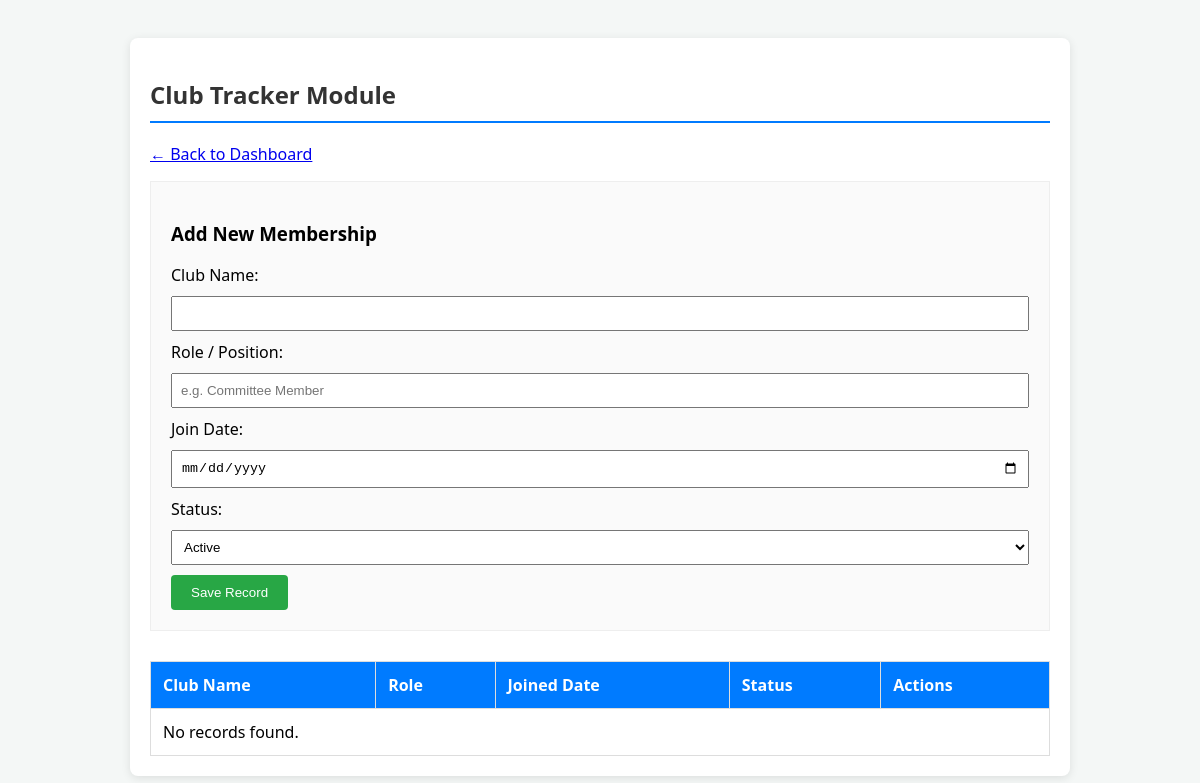
The page /modules/club/club_tracker.php (signed in) on the database as committed earlier.
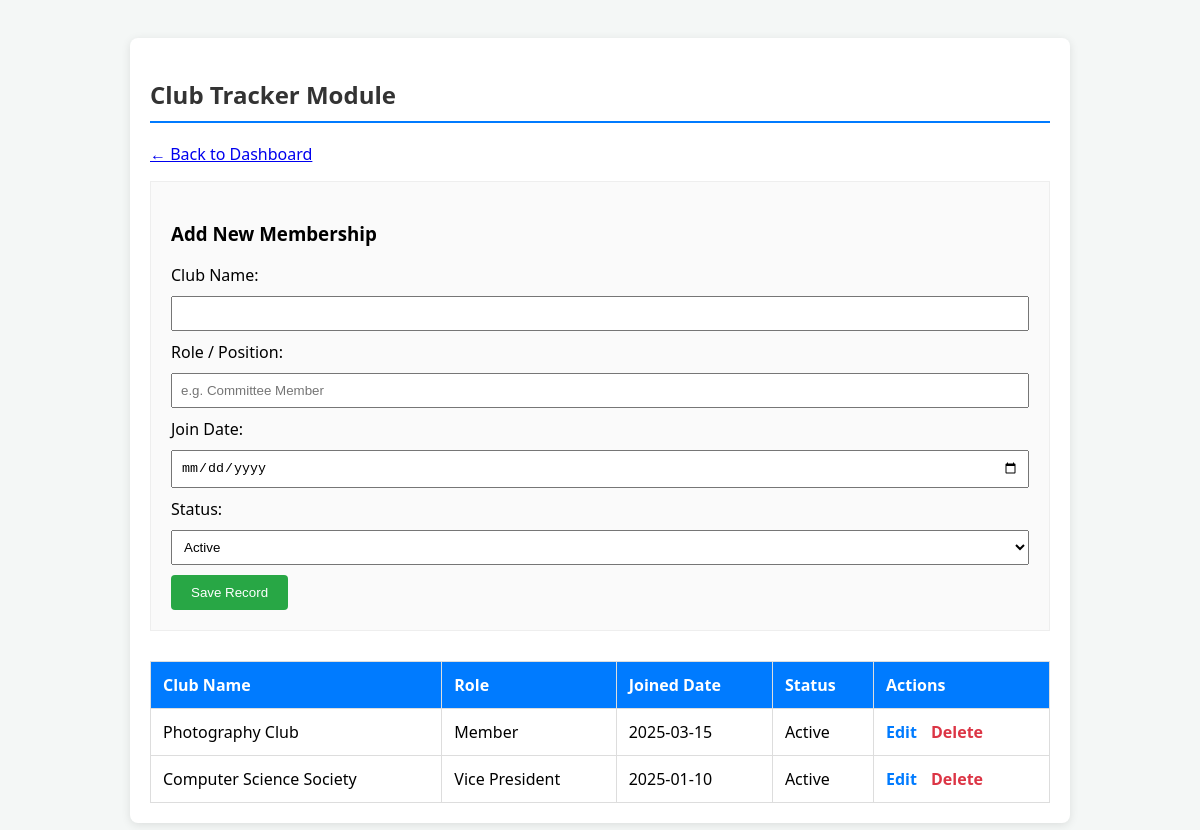
The same page on the database as committed later.
### tables this page shows
CREATE TABLE IF NOT EXISTS clubs (
    club_id INT PRIMARY KEY AUTO_INCREMENT,
    user_id INT NOT NULL,
    club_name VARCHAR(150) NOT NULL,
    role VARCHAR(100) NOT NULL,
    join_date DATE NOT NULL,
    status ENUM('active', 'inactive') DEFAULT 'active',
    created_at TIMESTAMP DEFAULT CURRENT_TIMESTAMP,
    updated_at TIMESTAMP DEFAULT CURRENT_TIMESTAMP ON UPDATE CURRENT_TIMESTAMP,
    FOREIGN KEY (user_id) REFERENCES users(user_id) ON DELETE CASCADE,
    INDEX idx_user_club (user_id)
);

### modules/club/club_tracker.php (the view, shortened to what this page needs)
<?php
$conn = mysqli_connect("localhost", "root", "", "student_cms");
$user_id = $_SESSION['user_id'];
$edit_data = null;
?>
<!DOCTYPE html>
<html lang="en">
<head>
</head>
<body>
<div class="container">
    <h2>Club Tracker Module</h2>
    <p><a href="dashboard.php">← Back to Dashboard</a></p>
    <div class="form-box">
        <h3><?php echo $edit_data ? "Edit Club Entry" : "Add New Membership"; ?></h3>
        <form method="POST">
            <label>Club Name:</label>
            <input type="text" name="club_name" value="<?php echo htmlspecialchars($edit_data['club_name'] ?? ''); ?>" required>
            <label>Role / Position:</label>
            <input type="text" name="role" value="<?php echo htmlspecialchars($edit_data['role'] ?? ''); ?>" placeholder="e.g. Committee Member" required>
            <label>Join Date:</label>
            <input type="date" name="join_date" value="<?php echo $edit_data['join_date'] ?? ''; ?>" required>
            <label>Status:</label>
            <select name="status">
                <option value="active" <?php echo (isset($edit_data['status']) && $edit_data['status'] == 'active') ? 'selected' : ''; ?>>Active</option>
            </select>
            <button type="submit" name="<?php echo $edit_data ? 'update' : 'add'; ?>" class="btn-submit">
                <?php echo $edit_data ? "Update Record" : "Save Record"; ?>
            </button>
        </form>
    </div>
    <table>
        <thead>
            <tr>
                <th>Club Name</th>
                <th>Role</th>
                <th>Joined Date</th>
                <th>Status</th>
                <th>Actions</th>
            </tr>
        </thead>
        <tbody>
            <?php
            $query = "SELECT * FROM clubs WHERE user_id = '$user_id' ORDER BY join_date DESC";
            $result = mysqli_query($conn, $query);
            if (mysqli_num_rows($result) > 0) {
                while ($row = mysqli_fetch_assoc($result)) {
                    echo "<tr>
                            <td>" . htmlspecialchars($row['club_name']) . "</td>
                            <td>" . htmlspecialchars($row['role']) . "</td>
                            <td>" . $row['join_date'] . "</td>
                            <td>" . ucfirst($row['status']) . "</td>
                            <td class='action-links'>
                                <a href='club-tracker.php?edit={$row['club_id']}' class='edit-btn'>Edit</a>
                                <a href='club-tracker.php?delete={$row['club_id']}'
                                   class='delete-btn'
                                   onclick='return confirm(\"Are you sure you want to delete this record?\")'>Delete</a>
                            </td>
                          </tr>";
                }
            } else {
                echo "<tr><td colspan='5'>No records found.</td></tr>";
            }
            ?>
        </tbody>
    </table>
</div>
</body>
</html>

### modules/club/club_tracker.php (style rules this page uses)
body { font-family: 'Segoe UI', Arial, sans-serif; padding: 30px; background-color: #f4f7f6; }
.container { max-width: 900px; margin: auto; background: white; padding: 20px; border-radius: 8px; box-shadow: 0 2px 10px rgba(0,0,0,0.1); }
h2 { border-bottom: 2px solid #007bff; padding-bottom: 10px; color: #333; }
.form-box { background: #fafafa; padding: 20px; border: 1px solid #eee; margin-bottom: 30px; }
input, select { padding: 8px; margin: 10px 0; width: 100%; box-sizing: border-box; }
table { width: 100%; border-collapse: collapse; }
th, td { padding: 12px; border: 1px solid #ddd; text-align: left; }
th { background-color: #007bff; color: white; }
.btn-submit { background-color: #28a745; color: white; border: none; padding: 10px 20px; cursor: pointer; border-radius: 4px; }
.action-links a { text-decoration: none; margin-right: 10px; font-weight: bold; }
.delete-btn { color: #dc3545; }
.edit-btn { color: #007bff; }

Rows that differ between the two databases and show on the page:
added clubs: club_name "Photography Club", role "Member", join_date "2025-03-15", status "Active"
added clubs: club_name "Computer Science Society", role "Vice President", join_date "2025-01-10", status "Active"
Other text that changed with them:
text no longer shown: "No records found."
